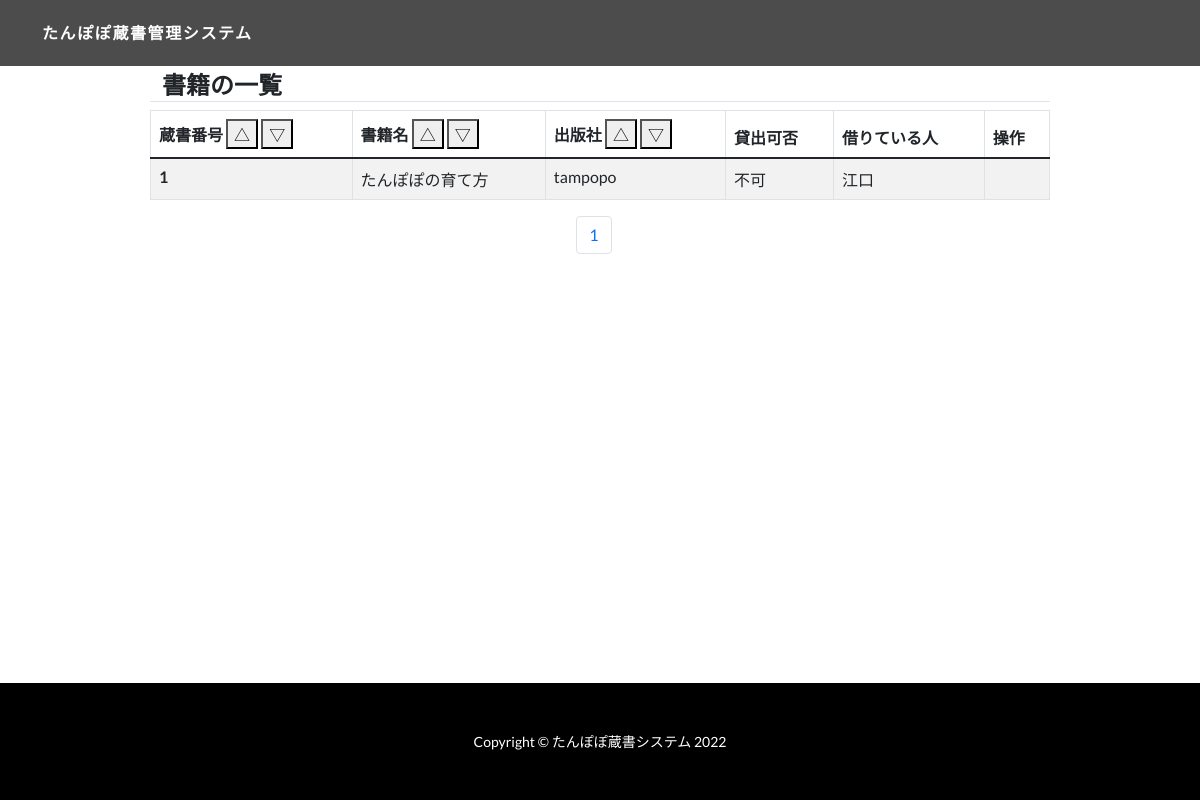
The app's page /book/, older data.
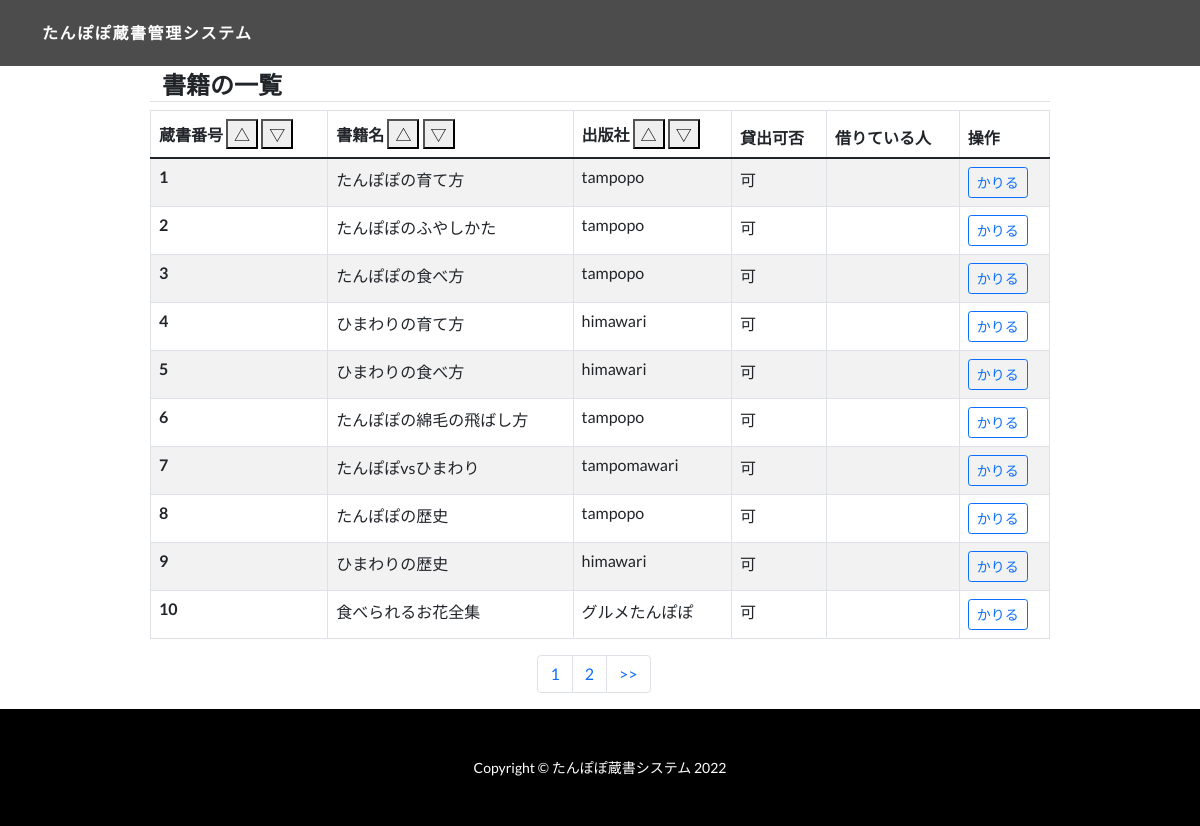
The same page, newer data.
### cms/models.py (models this page shows, shortened)
class Book(models.Model):
    book_num = models.IntegerField('蔵書番号', unique=True)
    name = models.CharField('書籍名', max_length=255)
    publisher = models.CharField('出版社', max_length=255, blank=True)
    isavailable = models.BooleanField('貸出可否', default=True)
    renter = models.CharField('借りている人', blank=True, max_length=64)

### cms/views.py (the view, shortened to what this page needs)
# urls.py: path('book/', views.book_list, name='book_list'),
def book_list(request):
    books = Book.objects.all().order_by('book_num')
    paginator = Paginator(books, 10)
    if "page" in request.GET:
        books = paginator.get_page(request.GET["page"])
    else:
        books = paginator.get_page(1)
    return render(request,'cms/book_list.html',{'books': books})

### cms/templatetags/param_change.py (called while the page is built)
@register.simple_tag()
def url_replace(request, key, value):
    copied = request.GET.copy()
    copied[key] = value
    return copied.urlencode()

### cms/templates/cms/book_list.html (shortened to what this page needs)
{% extends "cms/base.html" %}
{% load param_change %}
{% block content %}
<div class="container-fluid">
  <div class="row">
    <h4 class="mt-4 border-bottom">書籍の一覧</h4>
    <table class="table table-striped table-bordered">
      <thead>
        <tr>
          <form class = "mt-2 ml-2 mb-2" action="" method="GET">
          <th scope="col">蔵書番号
              <button type="submit" class="btn- " name="action" value="book_num_asc">△</button>
              <button type="submit" class="btn- " name="action" value="book_num_des">▽</button>
          </th>
          <th scope="col">書籍名
            <button type="submit" class="btn- " name="action" value="book_name_asc">△</button>
            <button type="submit" class="btn- " name="action" value="book_name_des">▽</button>
          </th>
          <th scope="col">出版社
            <button type="submit" class="btn- " name="action" value="publisher_asc">△</button>
            <button type="submit" class="btn- " name="action" value="publisher_des">▽</button>
          </th>
          <th scope="col">貸出可否</th>
          <th scope="col">借りている人</th>
          <th scope="col">操作</th>
        </form>
        </tr>
      </thead>
      <tbody>
        {% for book in books %}
        <tr>
          <th scope="row">{{ book.book_num }}</th>
          <td>{{ book.name }}</td>
          <td>{{ book.publisher }}</td>
            {% if book.isavailable%}
              <td>可</td>
            {% else %}
              <td>不可</td>
            {% endif %}
          <td>{{ book.renter }}</td>
          <td>
            {%if book.isavailable%}
              <a href="{% url 'cms:book_rent' book_id=book.id %}" class="btn btn-outline-primary btn-sm">かりる</a>
            {% else %}
              {% if book.renter%}
              {% if book.renter == user.get_username %}
                <a href="{% url 'cms:book_return' book_id=book.id %}" class="btn btn-outline-primary btn-sm">かえす</a>
              {% endif %}
              {% endif %}
            {% endif %}
          </td>
        </tr>
        {% endfor %}
      </tbody>
    </table>
    <ul class="pagination justify-content-center">
        <li class="page-item"><a class="page-link">{{ books.number }}</a></li>
      {% if books.has_next %}
        <li class="page-item"><a class="page-link" href="?{% url_replace request 'page' books.next_page_number %}">{{books.next_page_number}}</a></li>
        <li class="page-item"><a class="page-link" href="?{% url_replace request 'page' books.paginator.num_pages %}">>></a></li>
      {% endif %}
  </ul>
  </div>
</div>
{% endblock content %}

### cms/templates/cms/base.html (shortened to what this page needs)
{% load static %}
<html lang="ja">
  <head>
    <link href="{% static 'cms/css/bootstrap.min.css' %}" rel="stylesheet">
    <link href="{% static 'cms/css/one-page-wonder.min.css' %}" rel="stylesheet">
    <link rel="stylesheet" type="text/css" href="{% static 'cms/css/mystyle.css' %}">
  </head>
  <body>
	  <div id="wrapper">
        <nav class="navbar navbar-expand-lg navbar-dark navbar-custom fixed-top">
          <div class="container">
            <a class="navbar-brand" href="{% url 'cms:index_page' %}">たんぽぽ蔵書管理システム</a>
          </div>
        </nav>
        {% block content%}{% endblock %}
        <footer class="py-5 bg-black">
          <div class="container">
            <p class="m-0 text-center text-white small">Copyright &copy; たんぽぽ蔵書システム 2022</p>
          </div>
        </footer>
  	</div>
  </body>
</html>

### cms/static/cms/css/mystyle.css (style rules this page uses)
body, #wrapper { display: flex; flex-direction: column; min-height: 100vh; }
footer { margin-top: auto; }
.container-fluid { margin-right: auto; margin-left: auto; max-width: 900px; }

Row changes from the older to the newer data that the page shows:
changed Book "たんぽぽの育て方": renter "江口" → (not shown); isavailable "不可" → "可 かりる"
added Book: book_num "2", name "たんぽぽのふやしかた", publisher "tampopo", isavailable "可"
added Book: book_num "3", name "たんぽぽの食べ方", publisher "tampopo", isavailable "可"
added Book: book_num "4", name "ひまわりの育て方", publisher "himawari", isavailable "可"
added Book: book_num "5", name "ひまわりの食べ方", publisher "himawari", isavailable "可"
added Book: book_num "6", name "たんぽぽの綿毛の飛ばし方", publisher "tampopo", isavailable "可"
added Book: book_num "7", name "たんぽぽvsひまわり", publisher "tampomawari", isavailable "可"
added Book: book_num "8", name "たんぽぽの歴史", publisher "tampopo", isavailable "可"
added Book: book_num "9", name "ひまわりの歴史", publisher "himawari", isavailable "可"
added Book: book_num "10", name "食べられるお花全集", publisher "グルメたんぽぽ", isavailable "可"
Text that changed along with them:
{{ books.next_page_number }}: (not shown) → "2"
